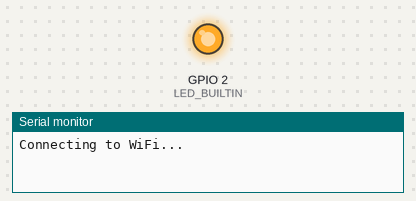
Bench run of a sketch on a simulated ESP32. Parts: output pins drawn as LEDs (lit = HIGH), the last lines printed to the serial monitor. WiFi joins after 1.5 s; servers stay silent unless stated; the local clock reads 2024-03-15 10:24:30 at power-on unless the sketch sets it; random numbers use the default seed unless the sketch sets one. At 4.3 s the program puts the board to deep sleep or switches it off; the recording ends there.

Above: at 0.6 s.
At 1.6 s:
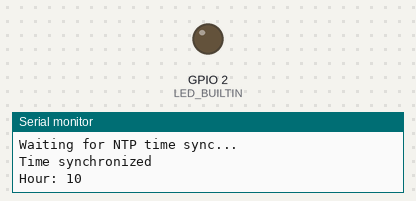
Timing chart, 0 to 3.1 s (numbered marks = the images above):
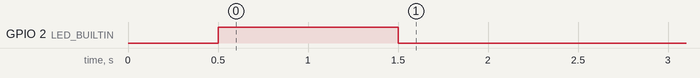

The sketch:

flower-power.ino
```cpp
#include <Arduino.h>
#include <WiFi.h>
#include <HTTPClient.h>
#include <ArduinoJson.h>
#include <ESP32Servo.h>

// -------------------- DEFINES & CONSTANTS --------------------
#define LED_BUILTIN         2
#define SERVO_PIN           21
#define DEEP_SLEEP_MINUTE   60000000
#define DEEP_SLEEP_TIME     (DEEP_SLEEP_MINUTE * 20)
#define DEEP_SLEEP_TIME_TEST 4000000

// Wi-Fi credentials
const char* ssid        = "[enter your SSID here]";
const char* password    = "[enter your password here]";

// API endpoint and authentication
const char* apiEndpoint = "[your API endpoint here]";
const char* authorizationHeader =
  "Bearer [your authorization token here]";

// Test mode flag
const bool testmode = false;

// -------------------- GLOBAL OBJECTS --------------------
WiFiClient   wifiClient;
HTTPClient   http;
Servo        myservo;

// --------------------------------------------------------
//                      SETUP
// --------------------------------------------------------
void setup() {
  setCpuFrequencyMhz(80);
  Serial.begin(9600);

  pinMode(LED_BUILTIN, OUTPUT);
  digitalWrite(LED_BUILTIN, LOW);

  connect_to_wifi();
}

// --------------------------------------------------------
//              CONNECT TO WIFI FUNCTION
// --------------------------------------------------------
void connect_to_wifi() {
  int attempts = 0;
  Serial.println("Connecting to WiFi...");

  WiFi.begin(ssid, password);

  // Limit the connection attempts to 10 with exponential backoff
  while (WiFi.status() != WL_CONNECTED && attempts < 10) {
    delay(500 * (1 << attempts));  // 500ms, 1s, 2s, 4s...
    digitalWrite(LED_BUILTIN, !digitalRead(LED_BUILTIN));  // Toggle LED
    attempts++;
  }

  digitalWrite(LED_BUILTIN, LOW);  // Turn off LED after connection attempt

  if (WiFi.status() == WL_CONNECTED) {
    Serial.println("\nConnected to WiFi");
  } else {
    Serial.println("\nFailed to connect to WiFi");
    go_to_sleep();
  }
}

// --------------------------------------------------------
//                INIT TIME VIA NTP
// --------------------------------------------------------
void init_time() {
  // Central European Time (Berlin): 3600 offset + 3600 DST
  configTime(3600, 3600, "pool.ntp.org", "time.nist.gov");
  Serial.println("Waiting for NTP time sync...");

  time_t nowSecs = time(nullptr);
  while (nowSecs < 24 * 3600) {
    delay(500);
    Serial.print(".");
    nowSecs = time(nullptr);
  }
  Serial.println("\nTime synchronized");
}

// --------------------------------------------------------
//              GET CURRENT LOCAL TIME
// --------------------------------------------------------
tm get_current_time() {
  time_t now;
  tm localTime;
  time(&now);
  localtime_r(&now, &localTime);
  return localTime;
}

// --------------------------------------------------------
//              GET SENSOR DATA (HTTP GET)
// --------------------------------------------------------
int get_sensor_data() {
  float state = -1;

  if (WiFi.status() == WL_CONNECTED) {
    http.begin(wifiClient, apiEndpoint);
    http.addHeader("Authorization", authorizationHeader);
    http.addHeader("Content-Type", "application/json");

    int httpCode = http.GET();
    if (httpCode > 0) {
      String payload = http.getString();
      DynamicJsonDocument doc(1024);
      DeserializationError error = deserializeJson(doc, payload);

      if (!error) {
        state = doc["state"].as<float>();
      } else {
        Serial.println("Failed to parse JSON");
      }
    } else {
      Serial.println("Error in HTTP request");
    }
    http.end();
  }

  return state;
}

// --------------------------------------------------------
//              GO TO DEEP SLEEP
// --------------------------------------------------------
void go_to_sleep() {
  myservo.detach();        // Detach servo to save power
  WiFi.disconnect(true);   // Disconnect WiFi to save power
  WiFi.mode(WIFI_OFF);     // Turn off WiFi module

  Serial.println("Servo off, WiFi off, going to sleep.");
  delay(500);
  Serial.end();
  delay(2000);

  if (testmode) {
    esp_sleep_enable_timer_wakeup(DEEP_SLEEP_TIME_TEST);
  } else {
    esp_sleep_enable_timer_wakeup(DEEP_SLEEP_TIME);
  }

  esp_deep_sleep_start();
}

// --------------------------------------------------------
//                       LOOP
// --------------------------------------------------------
void loop() {
  // Initialize time via NTP
  init_time();

  // Get current local time
  tm currentTime = get_current_time();
  Serial.print("Hour: ");
  Serial.println(currentTime.tm_hour);

  // If it's night time (0:00 - 6:00), go to sleep
  if (currentTime.tm_hour < 6) {
    Serial.println("It's night time, going to sleep...");
    go_to_sleep();
  }

  // Get battery state from API or use random for testing
  int battery_state = (testmode) ? random(0, 100) : get_sensor_data();
  if (battery_state == -1) {
    Serial.println("API request failed, going to sleep...");
    go_to_sleep();
  }

  int servo_rotation = map(battery_state, 0, 100, 0, 180);

  // Print debug info
  Serial.print("Battery: ");
  Serial.println(battery_state);
  Serial.print("Servo Rotation: ");
  Serial.println(servo_rotation);

  // Move the servo
  myservo.attach(SERVO_PIN);
  myservo.write(servo_rotation);
  delay(1000);

  // Sleep
  go_to_sleep();
}

/*
Example curl request for testing:

curl \
  -H "Authorization: Bearer <YOUR_LONG_TOKEN>" \
  -H "Content-Type: application/json" \
  http://192.168.178.69:8123/api/states/sensor.s10x_state_of_charge
*/
```
